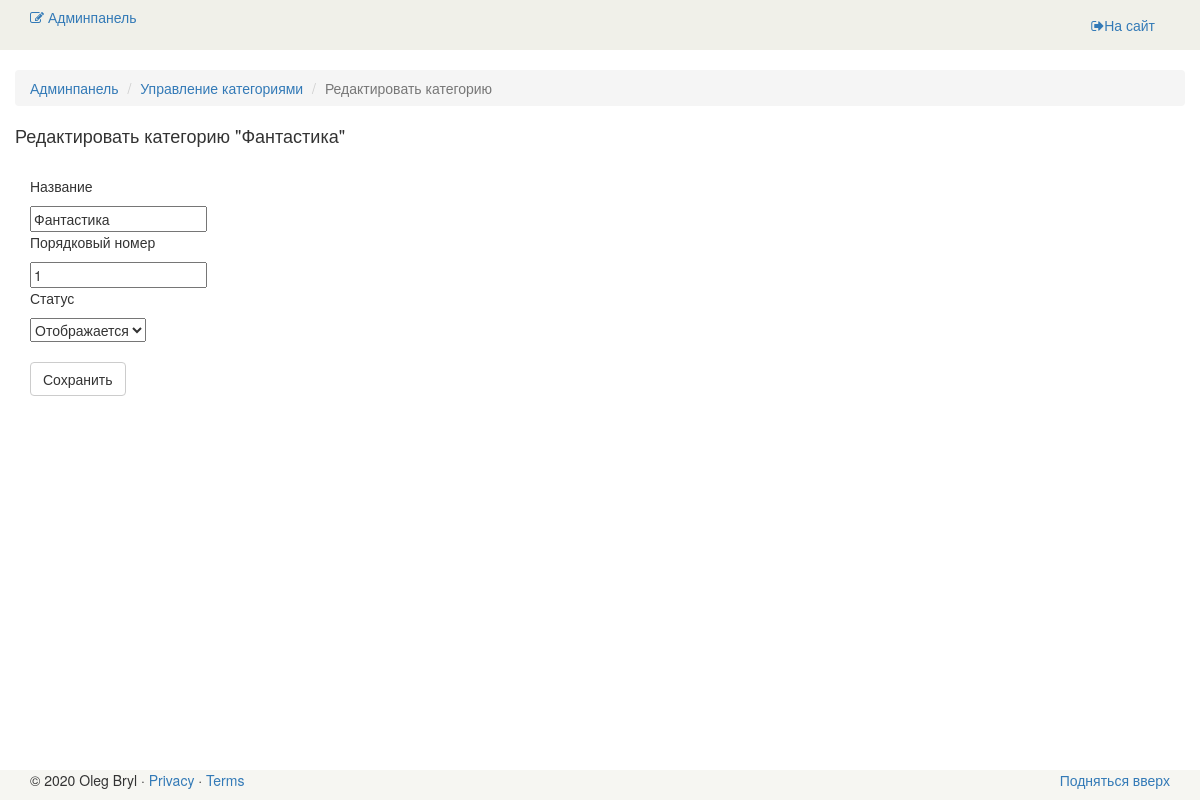
/admin/category/update/13 (signed in), run on the app's committed database.
### tables this page shows
CREATE TABLE `category` (
                            `id` int(11) NOT NULL,
                            `name` varchar(255) DEFAULT NULL,
                            `sort_order` int(11) DEFAULT '0',
                            `status` int(11) DEFAULT '1',
                            PRIMARY KEY (`id`)
);

### config/routes.php (called while the page is built)
<?php
return array(
    'book/([0-9]+)' => 'book/view/$1',
    'catalog' => 'catalog/index',
    'category/([0-9]+)/page-([0-9]+)' => 'catalog/category/$1/$2',
    'category/([0-9]+)' => 'catalog/category/$1',
    'author/([0-9]+)/page-([0-9]+)' => 'catalog/author/$1/$2',
    'author/([0-9]+)' => 'catalog/author/$1',
    'cart/checkout' => 'cart/checkout',
    'cart/delete/([0-9]+)' => 'cart/delete/$1',
    'cart/add/([0-9]+)' => 'cart/add/$1',
    'cart/addAjax/([0-9]+)' => 'cart/addAjax/$1',
    'cart' => 'cart/index',
    'user/register' => 'user/register',
    'user/login' => 'user/login',
    'user/logout' => 'user/logout',
    'cabinet/edit' => 'cabinet/edit',
    'cabinet' => 'cabinet/index',
    'admin/book/create' => 'adminBook/create',
    'admin/book/update/([0-9]+)' => 'adminBook/update/$1',
    'admin/book/delete/([0-9]+)' => 'adminBook/delete/$1',
    'admin/book' => 'adminBook/index',
    'admin/category/create' => 'adminCategory/create',
    'admin/category/update/([0-9]+)' => 'adminCategory/update/$1',
    'admin/category/delete/([0-9]+)' => 'adminCategory/delete/$1',
    'admin/category' => 'adminCategory/index',
    'admin/author/create' => 'adminAuthor/create',
    'admin/author/update/([0-9]+)' => 'adminAuthor/update/$1',
    'admin/author/delete/([0-9]+)' => 'adminAuthor/delete/$1',
    'admin/author' => 'adminAuthor/index',
    'admin/order/update/([0-9]+)' => 'adminOrder/update/$1',
    'admin/order/delete/([0-9]+)' => 'adminOrder/delete/$1',
    'admin/order/view/([0-9]+)' => 'adminOrder/view/$1',
    'admin/order' => 'adminOrder/index',
    'admin' => 'admin/index',
    'contacts' => 'site/contact',
    'about' => 'site/about',
    'index.php' => 'site/index',
    '' => 'site/index',
);

### controllers/AdminCategoryController.php (called while the page is built, shortened)
<?php
class AdminCategoryController extends AdminBase
{
    public function actionUpdate($id)
    {
        $category = Category::getCategoryById($id);
        require_once(ROOT . '/views/admin_category/update.php');
        return true;
    }
}

### index.php (called while the page is built, shortened)
<?php
$router = new Router();
$router->run();

### models/Category.php (called while the page is built, shortened)
<?php
class Category
{
    public static function getCategoryById($id)
    {
        $db = Db::getConnection();
        $sql = 'SELECT * FROM category WHERE id = :id';
        $result = $db->prepare($sql);
        $result->bindParam(':id', $id, PDO::PARAM_INT);
        $result->setFetchMode(PDO::FETCH_ASSOC);
        $result->execute();
        return $result->fetch();
    }
}

### views/admin_category/update.php (the view, shortened to what this page needs)
<?php include ROOT . '/views/layouts/header_admin.php'; ?>
<section>
    <div class="container">
        <div class="row">
            <br/>
            <div class="breadcrumbs">
                <ol class="breadcrumb">
                    <li><a href="/admin">Админпанель</a></li>
                    <li><a href="/admin/category">Управление категориями</a></li>
                    <li class="active">Редактировать категорию</li>
                </ol>
            </div>
            <h4>Редактировать категорию "<?php echo $category['name']; ?>"</h4>
            <br/>
            <div class="col-lg-4">
                <div class="login-form">
                    <form action="#" method="post">
                        <p>Название</p>
                        <input type="text" name="name" placeholder="" value="<?php echo $category['name']; ?>">
                        <p>Порядковый номер</p>
                        <input type="text" name="sort_order" placeholder="" value="<?php echo $category['sort_order']; ?>">
                        <p>Статус</p>
                        <select name="status">
                            <option value="1" <?php if ($category['status'] == 1) echo ' selected="selected"'; ?>>Отображается</option>
                        </select>
                        <br><br>
                        <input type="submit" name="submit" class="btn btn-default" value="Сохранить">
                    </form>
                </div>
            </div>
        </div>
    </div>
</section>
<?php include ROOT . '/views/layouts/footer_admin.php'; ?>

### components/Router.php (shortened to what this page needs)
<?php
class Router
{
    private $routes;
    public function __construct()
    {
        $routesPath = ROOT . '/config/routes.php';
        $this->routes = include($routesPath);
    }
    private function getURI()
    {
        if (!empty($_SERVER['REQUEST_URI'])) {
            return trim($_SERVER['REQUEST_URI'], '/');
        }
    }
    public function run()
    {
        $uri = $this->getURI();
        foreach ($this->routes as $uriPattern => $path) {
            if (preg_match("~$uriPattern~", $uri)) {
                $internalRoute = preg_replace("~$uriPattern~", $path, $uri);
                $segments = explode('/', $internalRoute);
                $controllerName = array_shift($segments) . 'Controller';
                $actionName = 'action' . ucfirst(array_shift($segments));
                $parameters = $segments;
                $controllerObject = new $controllerName;
                $result = call_user_func_array(array($controllerObject, $actionName), $parameters);
                if ($result != null) {
                    break;
                }
            }
        }
    }
}

### views/layouts/header_admin.php (shortened to what this page needs)
<!DOCTYPE html>
<html lang="en">
    <head>
        <link href="/template/css/bootstrap.min.css" rel="stylesheet">
        <link href="/template/css/font-awesome.min.css" rel="stylesheet">
        <link href="/template/css/price-range.css" rel="stylesheet">
        <link href="/template/css/main.css" rel="stylesheet">
    </head>
    <body>
        <div class="page-wrapper">
            <header id="header">
                <div class="header_top">
                    <div class="container">
                        <div class="row">
                            <div class="col-sm-6">
                                <div class="contactinfo">
                                    <h5>
                                        <a href="/admin"><i class="fa fa-edit"></i> Админпанель</a>
                                    </h5>
                                </div>
                            </div>
                            <div class="col-sm-6">
                                <div class="social-icons pull-right">
                                    <ul class="nav navbar-nav">
                                        <li><a href="/"><i class="fa fa-sign-out"></i>На сайт</a></li>
                                    </ul>
                                </div>
                            </div>
                        </div>
                    </div>
                </div>
            </header>
        </div>
    </body>

### views/layouts/footer_admin.php (shortened to what this page needs)
<html>
<body>
<link href="/template/css/main.css" rel="stylesheet">
<div class="container" id="footer">
    <footer>
        <p class="pull-right"><a href="#">Подняться вверх</a></p>
        <p>&copy; 2020 Oleg Bryl &middot; <a href="#">Privacy</a> &middot; <a href="#">Terms</a></p>
    </footer>
</div>
</body>
</html>

### template/css/main.css (style rules this page uses)
#footer { position: fixed; left: 0; bottom: 0; width: 100%; background-color: #f0f0e996; padding: 0px 30px 0px 30px; }
.header_top { background: none repeat scroll 0 0 #F0F0E9; }

### data on the page
category: name "Фантастика", sort_order "1", status "Отображается"
